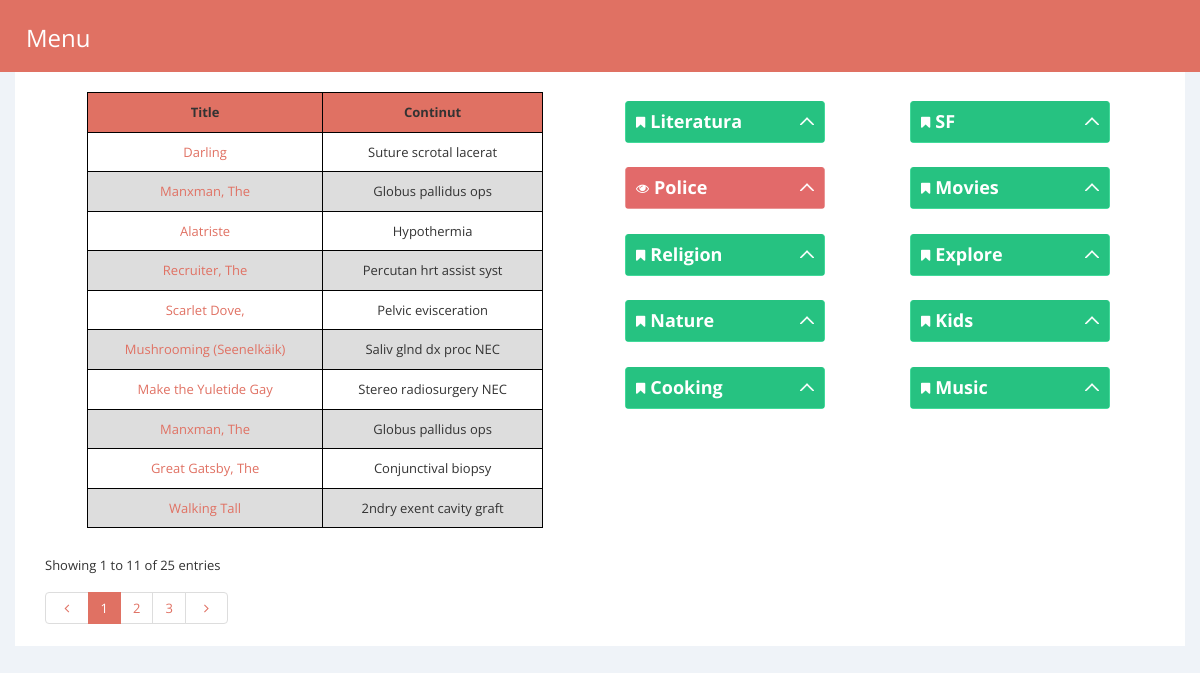
The app's page /index.php?action=CategoryController_displayCategories&id=3 with its own data.
### tables this page shows
CREATE TABLE `articole` (
  `id` int(11) NOT NULL,
  `titlu` varchar(30) NOT NULL,
  `continut` text NOT NULL,
  `imagine` text NOT NULL,
  `visible` tinyint(1) NOT NULL DEFAULT '0'
);

CREATE TABLE `categorii` (
  `id` int(11) NOT NULL,
  `nume` varchar(60) NOT NULL,
  `descriere` text NOT NULL
);

### components/Views/View.php (called while the page is built)
<?php
class View
{
    private $components;
    public function __construct()
    {
        $this->components = array();
    }
    public function assign($key, $val)
    {
        $this->components[$key] = $val;
    }
    public function __get($key)
    {
        return $this->components[$key];
    }
    public function show($template)
    {
        include "templates/" . $template;
    }
}

### components/Controller/CategoryController.php (called while the page is built, shortened)
<?php
class CategoryController extends BaseController
{
    private $categoryServ;
    public function __construct()
    {
        $this->categoryServ = new CategoryService();
        return parent::__construct();
    }
    public function displayCategories($data)
    {
        $this->view->assign("id", $data["id"]);
        $this->view->assign("categorii", $this->categoryServ->selectAll());
        $this->view->show("categorii.php");
    }
}

### index.php (called while the page is built, shortened)
<?php
$app = new Application();
$app->run();
?>

### components/Repository/ArticleRepository.php (called while the page is built, shortened)
<?php
require_once "BaseRepository.php";
class ArticleRepository extends BaseRepository
{
    public function __construct(Database $db)
    {
        return parent::__construct($db);
    }
}

### components/Service/ArticleService.php (called while the page is built, shortened)
<?php
include_once "components/Repository/ArticleRepository.php";
include_once "BaseService.php";
class ArticleService extends BaseService
{
    public function __construct()
    {
        return parent::__construct(new ArticleRepository($_SESSION["db"]));
    }
    public function getArticlesNumberOfRows($id)
    {
        $sqlQuery = " SELECT COUNT(*) FROM articole INNER JOIN articol2categorii ON articole.id = articol2categorii.idArticol where articol2categorii.idCategorie = " . $id;
        return $this->repo->getCustomOne($sqlQuery);
    }
    public function getArticlesPerPage($id, $offset, $rowsperpage)
    {
        $sqlQuery = " SELECT articole.* FROM articole INNER JOIN articol2categorii ON articole.id = articol2categorii.idArticol where articol2categorii.idCategorie = " . $id . " LIMIT $offset, $rowsperpage";
        return $this->repo->customSelect($sqlQuery);
    }
}

### components/Service/BaseService.php (called while the page is built, shortened)
<?php
require_once "utils/db.php";
require_once "components/Repository/BaseRepository.php";
abstract class BaseService
{
    public $repo;
    public function __construct($repo)
    {
        $this->repo = $repo;
    }
    public function selectAll()
    {
        return $this->repo->selectAll();
    }
}

### components/Repository/BaseRepository.php (called while the page is built, shortened)
<?php
class BaseRepository
{
    private $db;
    protected $table;
    public function __construct(Database $db)
    {
        $this->db = $db;
    }
    public function selectAll()
    {
        $sqlQuery = "SELECT * FROM " . $this->table;
        return $this->db->getAll($sqlQuery);
    }
    public function customSelect($sqlQuery)
    {
        return $this->db->getAll($sqlQuery);
    }
    public function getCustomOne($sqlQuery)
    {
        return $this->db->getOne($sqlQuery);
    }
}

### utils/db.php (called while the page is built, shortened)
<?php
class Database
{
    private $conn;
    private $servername;
    private $username;
    private $password;
    private $dbname;
    public function __construct($servername, $username, $password, $dbname)
    {
        $this->servername = $servername;
        $this->username = $username;
        $this->password = $password;
        $this->dbname = $dbname;
    }
    private function connectToDb()
    {
        $this->conn = new mysqli($this->servername, $this->username, $this->password, $this->dbname);
    }
    public function getAll($sqlQuery)
    {
        $result = mysqli_query($this->conn, $sqlQuery);
        $queryResult = array();
        if ($result->num_rows > 0) {
            while ($row = $result->fetch_assoc()) {
                $queryResult[] = $row;
            }
        }
        return $queryResult;
    }
    public function getOne($sqlQuery)
    {
        $result = $this->conn->query($sqlQuery);
        $res = $result->fetch_assoc();
        return reset($res);
    }
}

### templates/categorii.php (the view, shortened to what this page needs)
<!DOCTYPE html>
<html lang="en">
<head>
    <link rel="stylesheet" type="text/css" href="css/dataTables.bootstrap.css"/>
    <link href="css/components-rounded.css" id="style_components" rel="stylesheet" type="text/css">
    <link href="css/plugins.css" rel="stylesheet" type="text/css">
    <link rel="stylesheet" type="text/css" href="css/select2.css"/>
    <link rel="stylesheet" type="text/css" href="css/dataTables.scroller.min.css"/>
    <link rel="stylesheet" type="text/css" href="css/dataTables.colReorder.min.css"/>
    <link rel="stylesheet" type="text/css" href="css/dataTables.bootstrap-rtl.css"/>
    <link rel="stylesheet" type="text/css" href="css/style.css"/>
</head>
<body>
<?php
include_once "header.php";
$artServ = new ArticleService();
echo '<div class="col-sm-6">';
echo '<div class="row">';
$numrows = $artServ->getArticlesNumberOfRows($this->id);
$rowsperpage = 10;
$totalpages = ceil($numrows / $rowsperpage);
if (isset($_GET['currentpage']) && is_numeric($_GET['currentpage'])) {
    $currentpage = (int)$_GET['currentpage'];
} else {
    $currentpage = 1;
}
$offset = ($currentpage - 1) * $rowsperpage;
$result = $artServ->getArticlesPerPage($this->id, $offset, $rowsperpage);
echo '<table>';
echo '<thead> <tr> <th>Title</th><th colspan="2">Continut</th></tr></thead>';
echo '<tbody>';
foreach ($result as $row) {
    echo '<tr><td>' . '<a href="index.php?action=ArticleController_displayArticle&id=' . $row["id"] . '" >' . $row["titlu"] . '</a>' . '</td><td>' . $row["continut"] . '</td></tr>';
}
echo '</tbody>';
echo '</table>';
$range = 3;
$prevpage = '';
$nextpage = '';
if ($currentpage != $totalpages) {
    $nextpage = $currentpage + 1;
}
echo "</div>";
echo '<div class="row">';
$currVal = ($currentpage - 1) * 10 + 1;
$currVal2 = $currVal + 10;
echo '<div class="col-sm-10" id="table-info"><div class="dataTables_info" id="sample_2_info" role="status" aria-live="polite">Showing ' . $currVal . ' to ' . $currVal2 . ' of ' . $numrows . ' entries</div></div>';
echo "<div class=\"col\">
    <div class=\"dataTables_paginate paging_simple_numbers\" id=\"sample_2_paginate\">
        <ul class=\"pagination\">
           <li class=\"paginate_button previous \" aria-controls=\"sample_1\" tabindex=\"0\" id=\"sample_1_previous\">" . '<a href="index.php?action=CategoryController_displayCategories&id=' . $this->id . '&currentpage=' . $prevpage . '">' .
    " <i class=\"fa fa-angle-left\"></i></a></li>";
for ($x = ($currentpage - $range); $x < (($currentpage + $range) + 1); $x++) {
    if (($x > 0) && ($x <= $totalpages)) {
        if ($x == $currentpage) {
            echo '<li class="paginate_button active" aria-controls="sample_1" tabindex="' . $x . '">';
            echo "<a href='#'>" . $x . "</a>";
            echo '</li>';
        } else {
            echo '<li class="paginate_button" aria-controls="sample_1" tabindex="' . $x . '">';
            echo " <a href='index.php?action=CategoryController_displayCategories&id=$this->id&currentpage=$x'>$x</a> ";
            echo '</li>';
        }
    }
}
echo "<li class=\"paginate_button next\" aria-controls=\"sample_1\" tabindex=\"0\" id=\"sample_1_next\">";
echo " <a href='index.php?action=CategoryController_displayCategories&id=$this->id&currentpage=$nextpage'>";
echo "<i class=\"fa fa-angle-right\"></i></a></li>";
echo "</ul></div></div>";
echo '</div>';
echo '</div>';
echo '<div class="col-sm-6">';
echo "<br>";
echo '<div class="row">';
$i = 0;
foreach ($this->categorii as $cat) {
    echo "<div class=\"col-sm-6 \">";
    if ($this->id != $cat["id"]) {
        echo '<div class="portlet box green-jungle">';
        echo " <div class=\"portlet-title\">
                <div class=\"caption\">
                    <i class=\"fa fa-bookmark\"></i>";
    } else {
        echo '<div class="portlet box red-sunglo">';
        echo " <div class=\"portlet-title\">
                <div class=\"caption\">
                    <i class=\"fa fa-eye\"></i>";
    }
    echo '<a class="cat-link" href="index.php?action=CategoryController_displayCategories&id=' . $cat["id"] . '" >' . ucfirst($cat["nume"]) . '</a>';
    echo "    </div>
                <div class=\"tools\">
                    <a href=\"javascript:;\" class=\"expand\">
                    </a>
                </div>
            </div>
            <div class=\"portlet-body display-hide\">
                <div class=\"scroller\" style=\"height:200px\" data-always-visible=\"1\" data-rail-visible=\"1\"
                     data-rail-color=\"blue\" data-handle-color=\"red\">";
    echo '</div>
            </div>
        </div>
    </div>';
    $i++;
    if ($i % 2 == 0) {
        echo '</div>';
        echo '<div class="row">';
    }
}
echo '</div>';
echo '</div>';
?>
</body>
</html>

### css/style.css (style rules this page uses)
body { background-color: #eff3f8; overflow-x: hidden; }
.box { border: 2px solid black; min-width: 200px; display: inline-block; padding: 15px; margin: 10px; }
table, th, td { border: 1px solid black; text-align: center; padding: 10px !important; }
table { width: 80%; margin-inside: 1px; border-collapse: collapse; direction: ltr; margin: 20px auto; table-layout: auto; }
th { background: #e07163; }
tr:nth-child(2n+2) { background: #ddd; }
.pagination { padding: 15px; width: 12%; margin: auto; }
.cat-link { color: white; font-weight: bold; }
.pagination { direction: ltr; }
.pagination > li { display: inline-block; }
.pagination > .active > a, .pagination > .active > a:focus, .pagination > .active > a:hover, .pagination > .active > span, .pagination > .active > span:focus, .pagination > .active > span:hover { z-index: 2; color: #fff; cursor: default; background-color: #337ab7; border-color: #337ab7; }
#table-info { direction: ltr; }
.pagination > li > a { color: #e07163; }
a { color: #e07163; }
.pagination > .active > a, .pagination > .active > a:focus, .pagination > .active > a:hover, .pagination > .active > span, .pagination > .active > span:focus, .pagination > .active > span:hover { z-index: 2; color: #fff; cursor: default; background-color: #e07163; border-color: #e07163; }
.paginate_button { display: inline-block; }
.pagination > li { display: inline-block !important; }

### css/default.css (style rules this page uses)
body { background-color: #3D4A53; }

### records on screen
articole: titlu "Darling", continut "Suture scrotal lacerat"
articole: titlu "Manxman, The", continut "Globus pallidus ops"
articole: titlu "Alatriste", continut "Hypothermia"
articole: titlu "Recruiter, The", continut "Percutan hrt assist syst"
articole: titlu "Scarlet Dove,", continut "Pelvic evisceration"
articole: titlu "Mushrooming (Seenelkäik)", continut "Saliv glnd dx proc NEC"
articole: titlu "Make the Yuletide Gay", continut "Stereo radiosurgery NEC"
articole: titlu "Manxman, The", continut "Globus pallidus ops"
articole: titlu "Great Gatsby, The", continut "Conjunctival biopsy"
articole: titlu "Walking Tall", continut "2ndry exent cavity graft"
categorii: nume "Literatura"
categorii: nume "SF"
categorii: nume "Police"
categorii: nume "Movies"
categorii: nume "Religion"
categorii: nume "Explore"
categorii: nume "Nature"
categorii: nume "Kids"
categorii: nume "Cooking"
categorii: nume "Music"

### other values on screen
$currVal "1"
$currVal2 "11"
$numrows "25"
